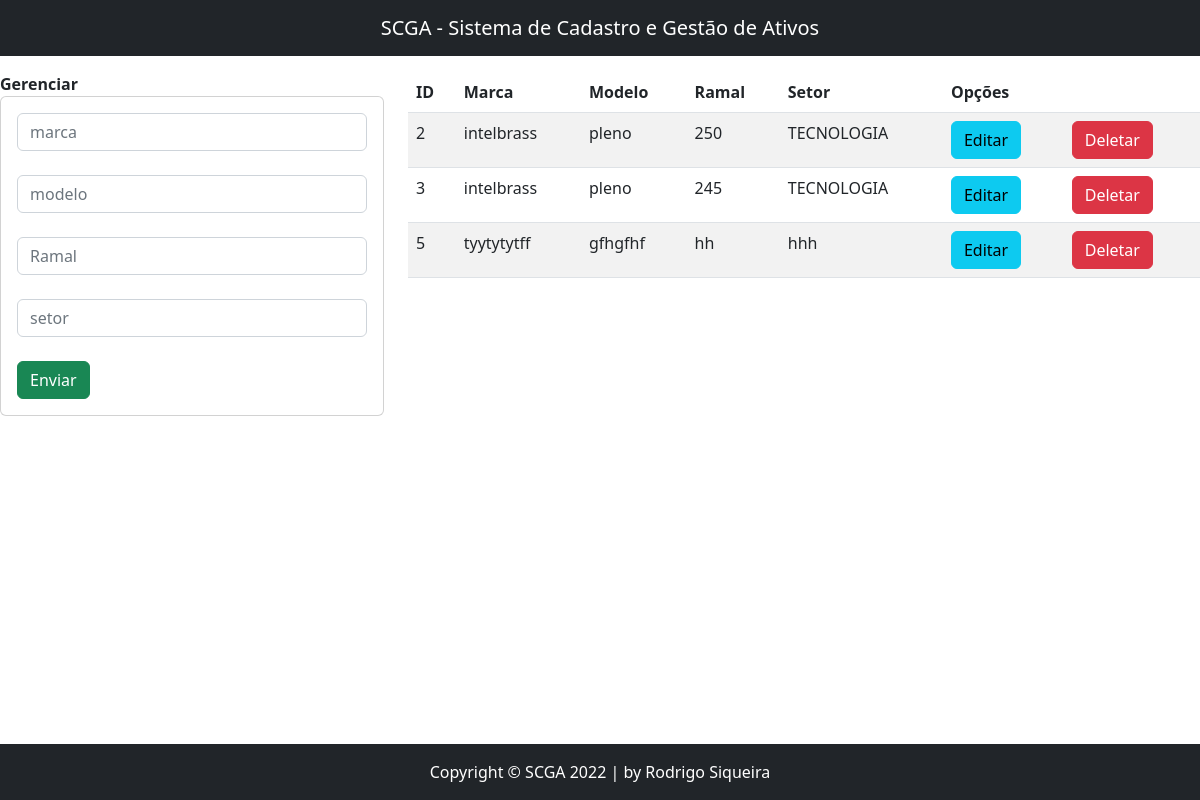
/Telefones/, run on the app's committed database.
### App/scga/models.py (models this page shows)
class Telefones(models.Model):
    identel=models.AutoField(primary_key=True)
    marca=models.CharField(max_length=20)
    modelo=models.CharField(max_length=12)
    ramal=models.CharField(max_length=20)
    setor=models.CharField(max_length=10)

### App/scga/views.py (the view)
# urls.py: path('Telefones/', views.telefones),   # Rotas Telefones
def telefones(request):
    tel = Telefones.objects.all()
    return render(request, "GestaoTelefones.html", {"ListarAtivos": tel})

### App/scga/templates/GestaoTelefones.html (shortened to what this page needs)
{% extends './base.html' %}
{% block body %}
<br>
<br>
<br>
    <div class="row">
        <div class="col-sm-12 col-md-6 col-lg-4 col-xl-4">
               <b>Gerenciar</b>
            <div class="card">
                <div class="card-body">
                    <form action="/resgistrarTelefone/" method="POST">{% csrf_token %}
                        <div class="form-group">
                            <input type="text" id="txtmarca" class="form-control" name="txtmarca" placeholder="marca">
                        </div>
                        <br>
                        <div class="form-group">
                         <input type="text" id="txtmodelo" class="form-control" name="txtmodelo" placeholder="modelo">
                        </div>
                        <br>
                        <div class="form-group">
                            <input type="text" id="txtramal" class="form-control" name="txtramal" placeholder="Ramal">
                        </div>
                        <br>
                        <div class="form-group">
                            <input type="text" id="txtsetor" class="form-control" name="txtsetor" placeholder="setor">
                        </div>
                        <br>
                        <div class="form-group">
                            <button type="submit" class="btn btn-success btn-block text-white">Enviar</button>
                        </div>
                    </form>
                </div>
            </div>
        </div>
        <div class="col-sm-12 col-md-6 col-lg-8 col-xl-8">
            <div class="table-responsive">
                <table class=" table table-striped">
                    <thead>
                        <tr>
                            <th>ID</th>
                            <th>Marca</th>
                            <th>Modelo</th>
                            <th>Ramal</th>
                            <th>Setor</th>
                            <th colspan="2">Opções</th>
                        </tr>
                    </thead>
                    <tbody>
                        {%for a in ListarAtivos%}
                        <tr>
                            <td>{{a.identel}}</td>
                            <td>{{a.marca}}</td>
                            <td>{{a.modelo}}</td>
                            <td>{{a.ramal}}</td>
                            <td>{{a.setor}}</td>
                            <td><a href="edicaoTelefone/{{a.identel}}" class="btn btn-info">Editar</a></td>
                            <td><a href="deletarTelefone/{{a.identel}}" class="btn btn-danger btnEliminacion">Deletar</a></td>
                        </tr>
                        {% endfor %}
                    </tbody>
                </table>
        </div>
    </div>
</div>
{% endblock %}

### data on the page
Telefones: identel "2", marca "intelbrass", modelo "pleno", ramal "250", setor "TECNOLOGIA"
Telefones: identel "3", marca "intelbrass", modelo "pleno", ramal "245", setor "TECNOLOGIA"
Telefones: identel "5", marca "tyytytytff", modelo "gfhgfhf", ramal "hh", setor "hhh"
